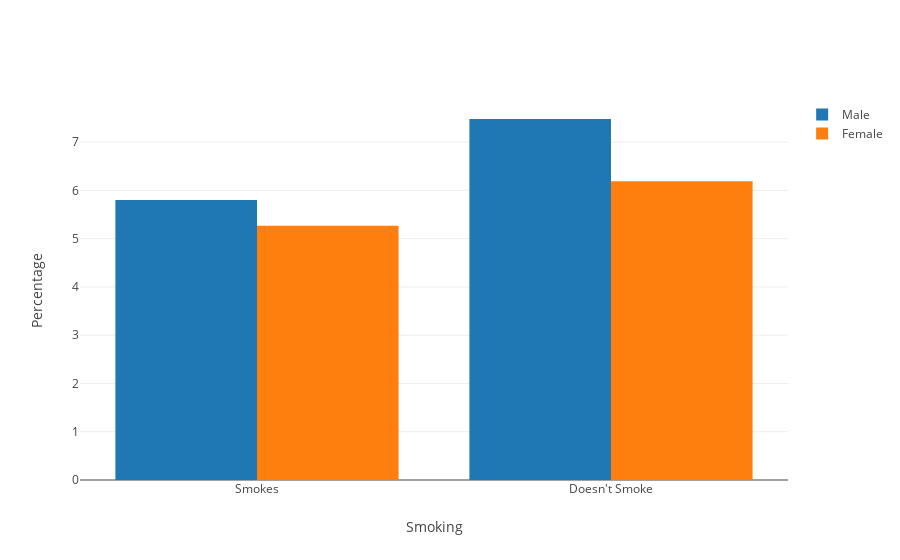

Here is the notebook cell this chart was saved with:
### Code cell
data = []
for i, name in enumerate(mf):
    data.append(go.Bar(
        x=smokes_nosmokes_columns,
        y=valori[i]/np.sum(valori[i]) * 100,
        name=mf[i]
    ))
    
    
layout = go.Layout(
    barmode='group',
    xaxis=dict(title="Smoking"),
    yaxis=dict(title="Percentage")
)

fig = go.Figure(data=data, layout=layout)
py.iplot(fig)

### Figure 1 — Plotly figure (JSON) as saved in the notebook; plotly's stock layout.template omitted (floating-point values rounded to 4 significant figures)
{"data": [{"name": "Male", "type": "bar", "uid": "c9c3a65e-d04e-11e8-9cfd-3052cb2086f3", "x": ["Smokes", "Doesn't Smoke"], "y": [5.802, 7.479, 3.089, 79.2, 4.433]}, {"name": "Female", "type": "bar", "uid": "c9c3a852-d04e-11e8-9cfd-3052cb2086f3", "x": ["Smokes", "Doesn't Smoke"], "y": [5.266, 6.191, 2.175, 82.76, 3.608]}], "layout": {"barmode": "group", "xaxis": {"title": "Smoking"}, "yaxis": {"title": "Percentage"}}}
